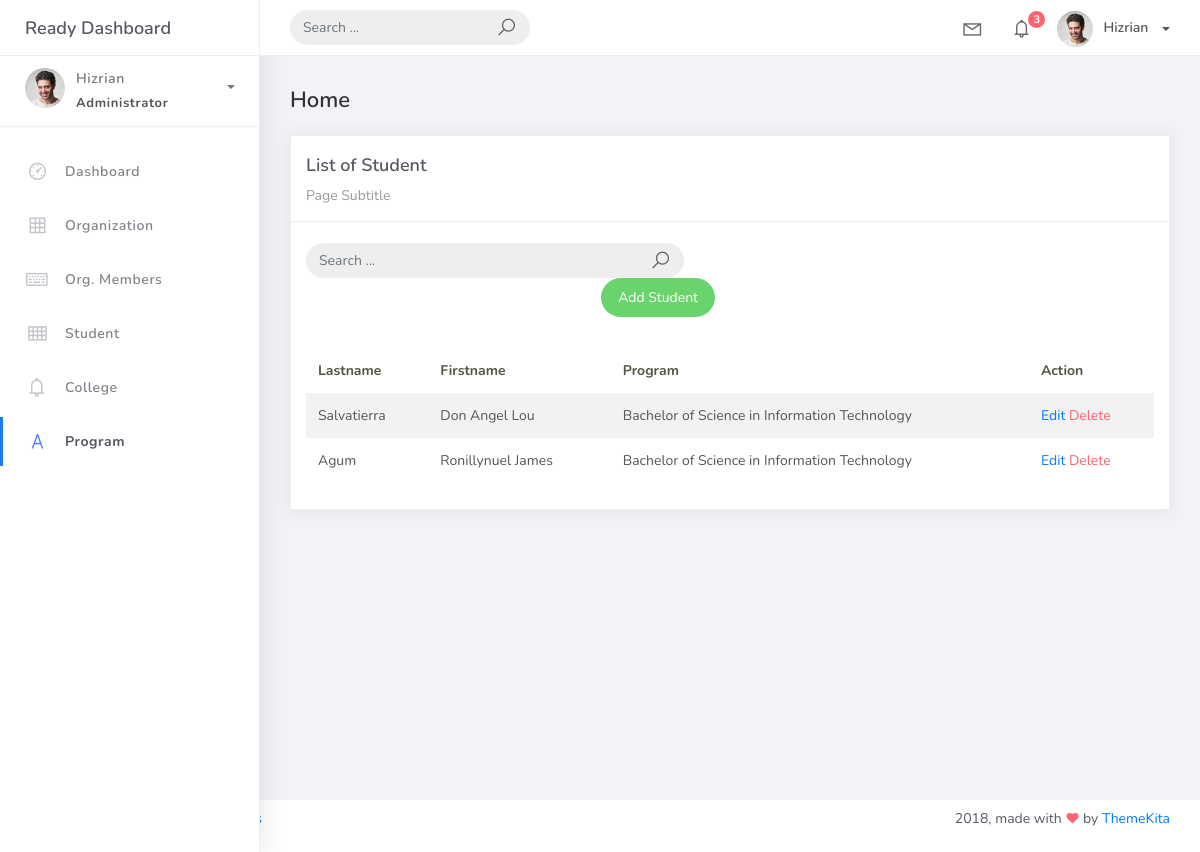
Before: /student_list with the older database file.
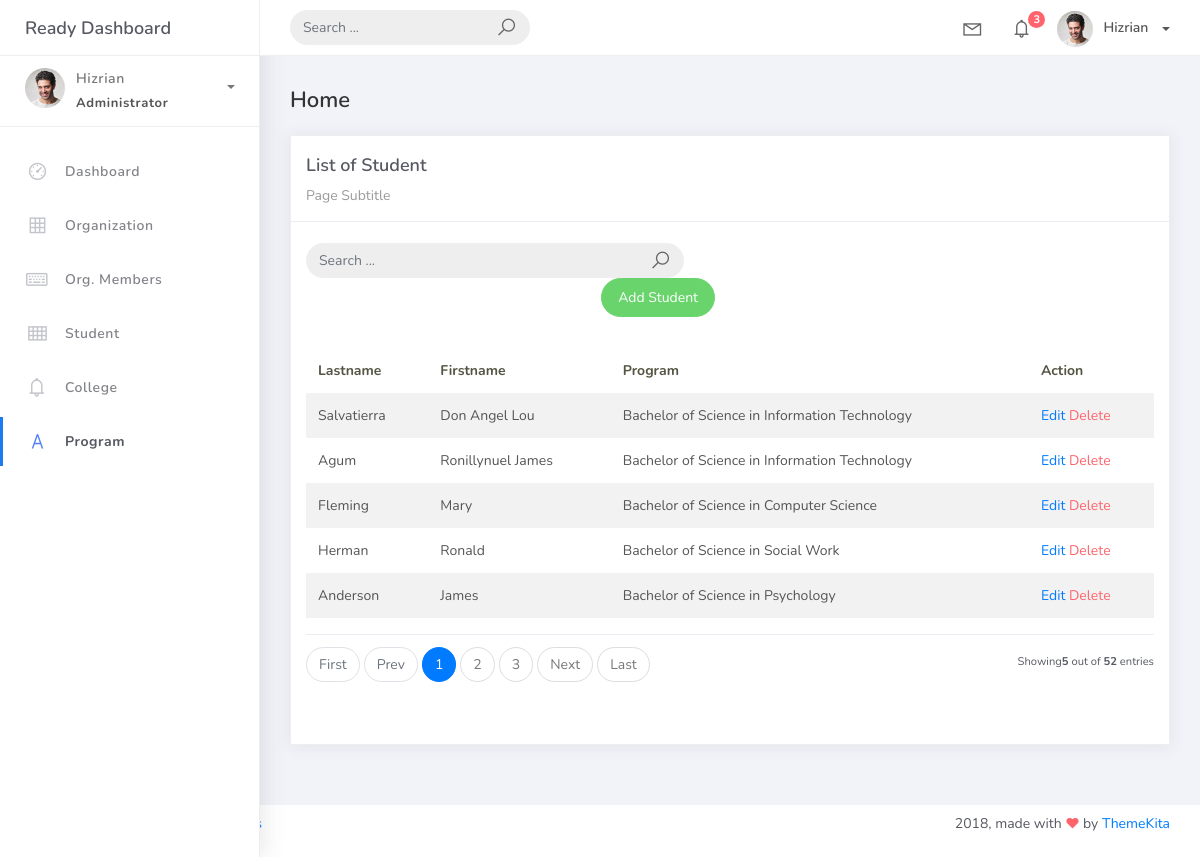
After: the same page with the newer database file.
### studentorg/models.py (models this page shows, shortened)
class BaseModel(models.Model):
    created_at = models.DateTimeField(auto_now_add=True, db_index=True)
    updated_at = models.DateTimeField(auto_now=True)
    class Meta:
        abstract = True

class Student(BaseModel):
    student_id = models.CharField(max_length=15)
    lastname = models.CharField(max_length=25)
    firstname = models.CharField(max_length=25)
    middlename = models.CharField(max_length=25, blank=True, null=True)
    program = models. ForeignKey (Program, on_delete=models.CASCADE)

class Program (BaseModel):
    prog_name = models.CharField(max_length=150)
    college = models.ForeignKey(College, on_delete=models.CASCADE)
    def __str__(self):
        return self.prog_name

### studentorg/views.py (the view)
# urls.py: path('student_list', StudentList.as_view(), name="student-list"),
class StudentList(ListView):
    model = Student
    context_object_name = "student"
    template_name = "student_list.html"
    paginate_by = 5
    def get_queryset(self, *args, **kwargs):
        qs = super(StudentList, self).get_queryset(*args, **kwargs)
        if self.request.GET.get('q') != None:
            query = self.request.GET.get('q')
            qs = qs.filter(Q(lastname__icontains=query) | Q(firstname__icontains=query) | Q(program__prog_name__icontains=query))
        return qs

### templates/student_list.html
{% extends 'base.html' %}
{% load static %}
{% block content %}
<div class="content">
    <div class="container-fluid">
        <h4 class="page-title">Home</h4>
        <div class="row">
            <div class="col-md-12">
                <div class="card">
                    <div class="card-header">
                        <div class="card-title">List of Student</div>
                        <div class="card-category">Page Subtitle</div>
                    </div>
                    <br />
                    <div class="col-md-12 row">
                        <div class="col-md-6">
                            <form class="navbar-left navbar-form nav-search mr-md-3" action="{% url 'student-list' %}">
                                <div class="input-group">
                                    <input type="text" placeholder="Search ..." class="form-control" name="q" />
                                    <div class="input-group-append">
                                        <span class="input-group-text">
                                            <i class="la la-search search-icon"></i>
                                        </span>
                                    </div>
                                </div>
                            </form>
                        </div>
                    </div>
                    <div class="col-md-6">
                        <div class="pull-right">
                            <a href="{% url 'student-add' %}" class="btn btn-success btn-rounded">Add Student</a>
                        </div>
                    </div>
                    <div class="card-body">
                        <table class="table table-striped mt-3">
                            <thead>
                                <tr>
                                    <th scope="col">Lastname</th>
                                    <th scope="col">Firstname</th>
                                    <th scope="col">Program</th>
                                    <th scope="col">Action</th>
                                </tr>
                            </thead>
                            <tbody>
                                {% for students in student %}
                                <tr>
                                    <td>{{ students.lastname }}</td>
                                    <td>{{ students.firstname }}</td>
                                    <td>{{ students.program }}</td>
                                    <td>
                                        <a href="/student_list/{{ students.id }}">Edit</a>
                                        <a href="/student_list/{{ students.id }}/delete" class="text-danger">Delete</a>
                                    </td>
                                </tr>
                                {% empty %}
                                <tr>
                                    <td colspan="4" style="text-align: center">
                                        <p class="text-sm font-weight-bold mb-0">No Records Found</p>
                                    </td>
                                </tr>
                                {% endfor %}
                            </tbody>
                        </table>
                        {% include 'includes/pagination.html' %}
                    </div>
                </div>
            </div>
        </div>
    </div>
</div>
{% endblock %}

Changed rows visible on the page:
added Student: lastname "Fleming", firstname "Mary", program "Bachelor of Science in Computer Science"
added Student: lastname "Herman", firstname "Ronald", program "Bachelor of Science in Social Work"
added Student: lastname "Anderson", firstname "James", program "Bachelor of Science in Psychology"
Other visible differences:
{{ object_list.count }}: (not shown) → "5"
{{ paginator.count }}: (not shown) → "52"
text now shown: "First Prev Next Last Showing out of entries"
new list line: "1"
new list line: "2"
new list line: "3"
